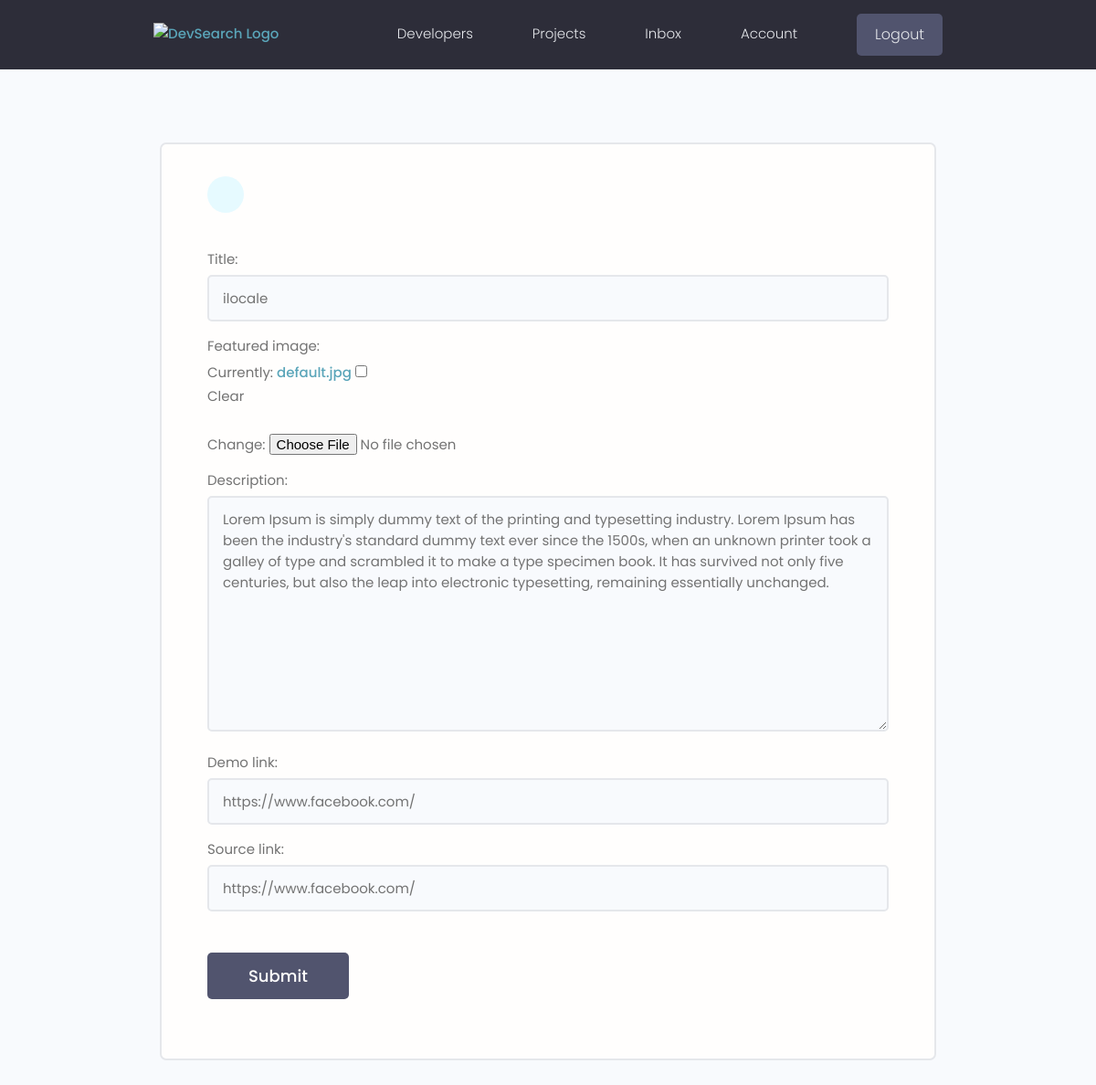
Page /projects/ilocale/edit/ (signed in) on the committed database.
### projects/models.py (models this page shows, shortened)
class Project(models.Model):
    owner = models.ForeignKey(Profile, null=True, blank=True, on_delete=models.CASCADE)
    title = models.CharField(max_length=255)
    slug = models.SlugField(max_length=255)
    featured_image = models.ImageField(null=True, blank=True, default='default.jpg')
    description = models.TextField(blank=True, null=True)
    demo_link = models.CharField(max_length=2048, null=True, blank=True)
    source_link = models.CharField(max_length=2048, null=True, blank=True)
    tags = models.ManyToManyField('Tag', blank=True)
    vote_ratio = models.IntegerField(default=0, null=True, blank=True)
    vote_total = models.IntegerField(default=0, null=True, blank=True)
    created = models.DateTimeField(auto_now_add=True)
    id = models.UUIDField(default=uuid.uuid4, unique=True, primary_key=True, editable=False)
    class Meta:
        verbose_name_plural = 'Projects'

### projects/views.py (the view)
# urls.py: path("<slug:slug>/edit/", views.update_project, name="update-project"),
@login_required(login_url='login')
def update_project(request, slug):
    profile = request.user.profile
    project = profile.project_set.get(slug=slug)
    form = ProjectForm(instance=project)
    if request.method == "POST":
        form = ProjectForm(request.POST, request.FILES, instance=project)
        if form.is_valid():
            form.save()
            return redirect("projects")
    context = {"form":form, "project": project}
    return render(request, "projects/project_form.html", context)

### projects/forms.py
class ProjectForm(ModelForm):
    class Meta:
        model = Project
        fields = [
            'title',
            'featured_image',
            'description',
            'demo_link',
            'source_link'
        ]
    def __init__(self, *args, **kwargs):
        super().__init__(*args, **kwargs)
        for field in self.fields.values():
            field.widget.attrs.update({"class": "input"})

### projects/templates/projects/project_form.html (shortened to what this page needs)
{% extends 'main.html' %}
{% block content %}
<main class="formPage my-xl">
    <div class="content-box">
        <div class="formWrapper">
            <a class="backButton" href="#"></a>
            <br>
            <form class="form" method="POST" enctype="multipart/form-data">
                {% for field in form %}
                <div class="form__field">
                    <label for="formInput#text">{{field.label}}: </label>
                    {{field}}
                </div>
                {% endfor %}
                <input class="btn btn--sub btn--lg  my-md" type="submit" value="Submit" />
            </form>
        </div>
    </div>
</main>
{% endblock content %}

### static/styles/app.css (style rules this page uses)
:root { --color-sub: #2d2d39; }
.btn--sub { background-color: var(--color-sub-light); }
.content-box { width: 95%; max-width: 85rem; margin: 0 auto; }
.backButton { background: var(--color-main-light); color: var(--color-main); width: 4rem; height: 4rem; display: flex; align-items: center; justify-content: center; border-radius: 50%; }
.formPage .formWrapper { list-style: none; background: var(--color-white); padding: 3.5rem 5rem; border: 2px solid var(--color-light); border-radius: 0.7rem; }

### static/uikit/styles/modules/_variables.css (style rules this page uses)
:root { --color-main: #5aa5b9; --color-main-light: #e6faff; --color-sub: #3f4156; --color-sub-light: #51546e; --color-sub-lighter: #ededfd; --color-text: #737373; --color-gray: #8b8b8b; --color-light: #e5e7eb; --color-light-gray: #767676; --color-bg: #f8fafd; --color-white: #fffefd; --color-white-light: #f3f3f3; --color-success: #359e64; --color-success-bg: #def8e8; --color-error: #fc4b0b; --color-error-bg: #fff2ee; --font-base: 'Poppins', arial, helvetica, 'Segoe UI', roboto, ubuntu, sans-serif; --font-monospace: 'Fira Code', 'Courier New', courier, monospace; --font-regular: 300; --font-medium: 500; --font-bold: 700; --generic-shadow: 1px 1px 5px #00000010; --generic-transition: all 0.3s ease-in-out; }

### static/uikit/styles/modules/_base.css (style rules this page uses)
* { margin: 0; padding: 0; box-sizing: border-box; text-rendering: optimizeLegibility; color: inherit; font-size: inherit; }
html { font-size: 50%; }
@media only screen and (min-width: 480px) { html { font-size: 56.25%; } }
@media only screen and (min-width: 1200px) { html { font-size: 62.5%; } }
body { line-height: 1.6; font-weight: 400; font-size: 1.5rem; color: var(--color-text); background-color: var(--color-bg); min-height: 100vh; }

### static/uikit/styles/modules/_typography.css (style rules this page uses)
* { font-family: var(--font-base); }
a { padding-bottom: 2px; text-decoration: none; display: inline-block; color: var(--color-main); font-weight: var(--font-medium); }

### static/uikit/styles/modules/_utilities.css (style rules this page uses)
.my-md { margin: 3rem auto; }
.my-xl { margin: 8rem auto; }

### static/uikit/styles/modules/_button.css (style rules this page uses)
.btn { display: inline-block; position: relative; cursor: pointer; background-color: var(--color-light); font-weight: var(--font-medium); color: var(--color-sub); text-decoration: none; padding: 1rem 2rem; border-radius: 0.5rem; border: none; width: -webkit-fit-content; width: -moz-fit-content; width: fit-content; height: -webkit-fit-content; height: -moz-fit-content; height: fit-content; font-size: 1.6rem; outline-width: 0; outline-color: transparent; -webkit-backface-visibility: hidden; backface-visibility: hidden; transition: all 0.3s ease-in-out; }
.btn--sub { background-color: var(--color-sub); color: var(--color-white); }
.btn--lg { font-size: 1.8rem; padding: 1.2rem 4.5rem; }

### static/uikit/styles/modules/_form.css (style rules this page uses)
.form { display: block; }
.form__field { margin-top: 1.5rem; margin-bottom: 1.5rem; }
.form__label, .form__field > label { display: block; margin-bottom: 0.5rem; color: var(--color-text); }
input.input[type='text'], input.input[type='email'], input.input[type='password'], input.input[type='number'], textarea.input { min-width: 24rem; width: 100%; padding: 1.2rem 1.5rem; border-radius: 0.5rem; border: 2px solid var(--color-light); transition: all 0.3s ease-in-out; background-color: var(--color-bg); }

### rows in the picture
Project: form "ilocale" "Lorem Ipsum is simply dummy text of the printing and typesetting industry. Lorem Ipsum has been the industry's standard dummy text ever since the 1500s, when an unknown printer took a galley of type and scrambled it to make a type specimen book. It has survived not only five centuries, but also the leap into electronic typesetting, remaining essentially unchanged." "https://www.facebook.com/" "https://www.facebook.com/"

### other values in the picture
{{ field.label }} "Title" "Featured image" "Description" "Demo link" "Source link"
